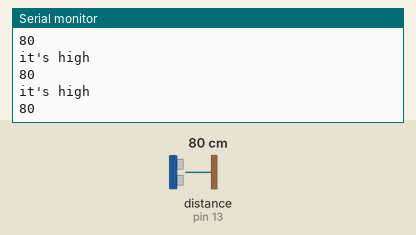
This sketch was run on a simulated Arduino Uno, built with avr-gcc and run on an emulated ATmega328P. Parts: the last lines printed to the serial monitor. Inputs (shaded band) come from the test bench; at power-on: distance to the obstacle (sensor on pin 13) 80 cm.

Above: at 1.2 s.
1.3 s: distance to the obstacle (sensor on pin 13) set to 2 cm
At 1.38 s:
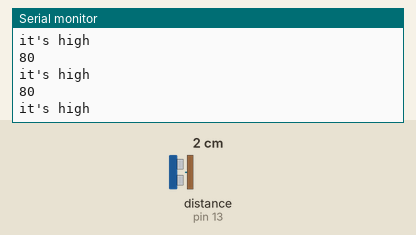
3.0 s: distance to the obstacle (sensor on pin 13) set to 120 cm
At 3.2 s:
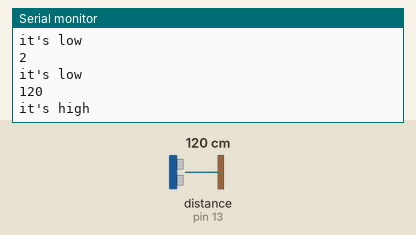
6.0 s: distance to the obstacle (sensor on pin 13) set to 250 cm
At 6.01 s:
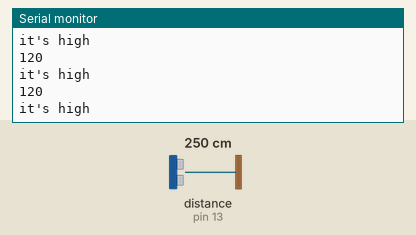
Timing chart, 0 to 9.0 s (numbered marks = the images above; inputs shaded):
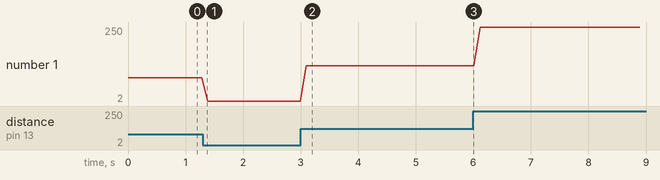

The sketch:

ultrasonic.ino
```cpp
#include  <Ultrasonic.h>

Ultrasonic  ultrasonic(12,13);

void setup() {
  // put your setup code here, to run once:
  Serial.begin(9600);
}

void loop() {
  // put your main code here, to run repeatedly:
  int distance = ultrasonic.read();
  Serial.println(distance);
  delay(100);


if (distance < 15) {
     Serial.println("it's low");
  }

  else {
    Serial.println("it's high");
  }


}
```

Measured:
- after the input at 3.0 s, the serial monitor: prints a new line after 0.10 s (image 2)
- plotted number 1: 80 → 2 after the input at 1.3 s, 2 → 120 after the input at 3.0 s, 120 → 250 after the input at 6.0 s
